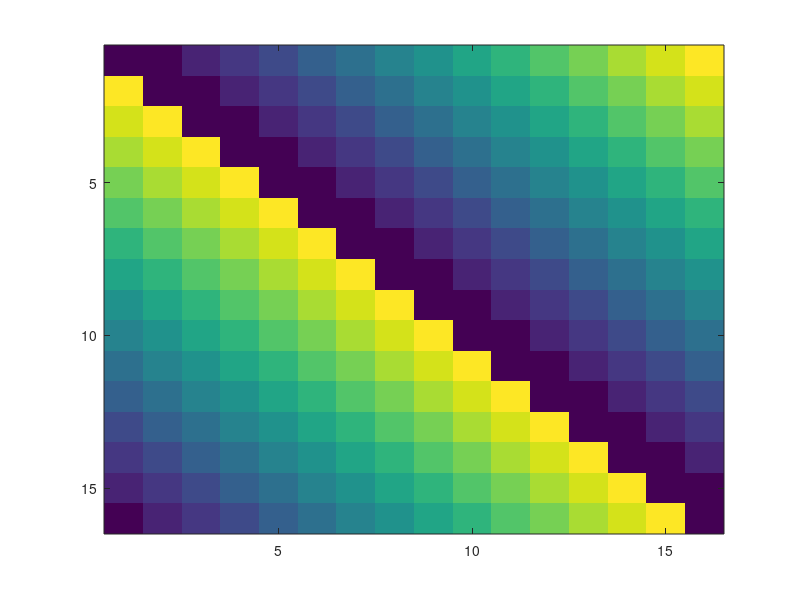

Reproduce this figure in MATLAB.
vec=ones(1,16);
for i=2:15
    vec(i+1)=vec(i)+vec(i-1)
end

A(1,:)=vec;
for i=1:15
    A(i+1,:)=[vec(17-i:16) vec(1:16-i)]
end
imagesc(log(A))
